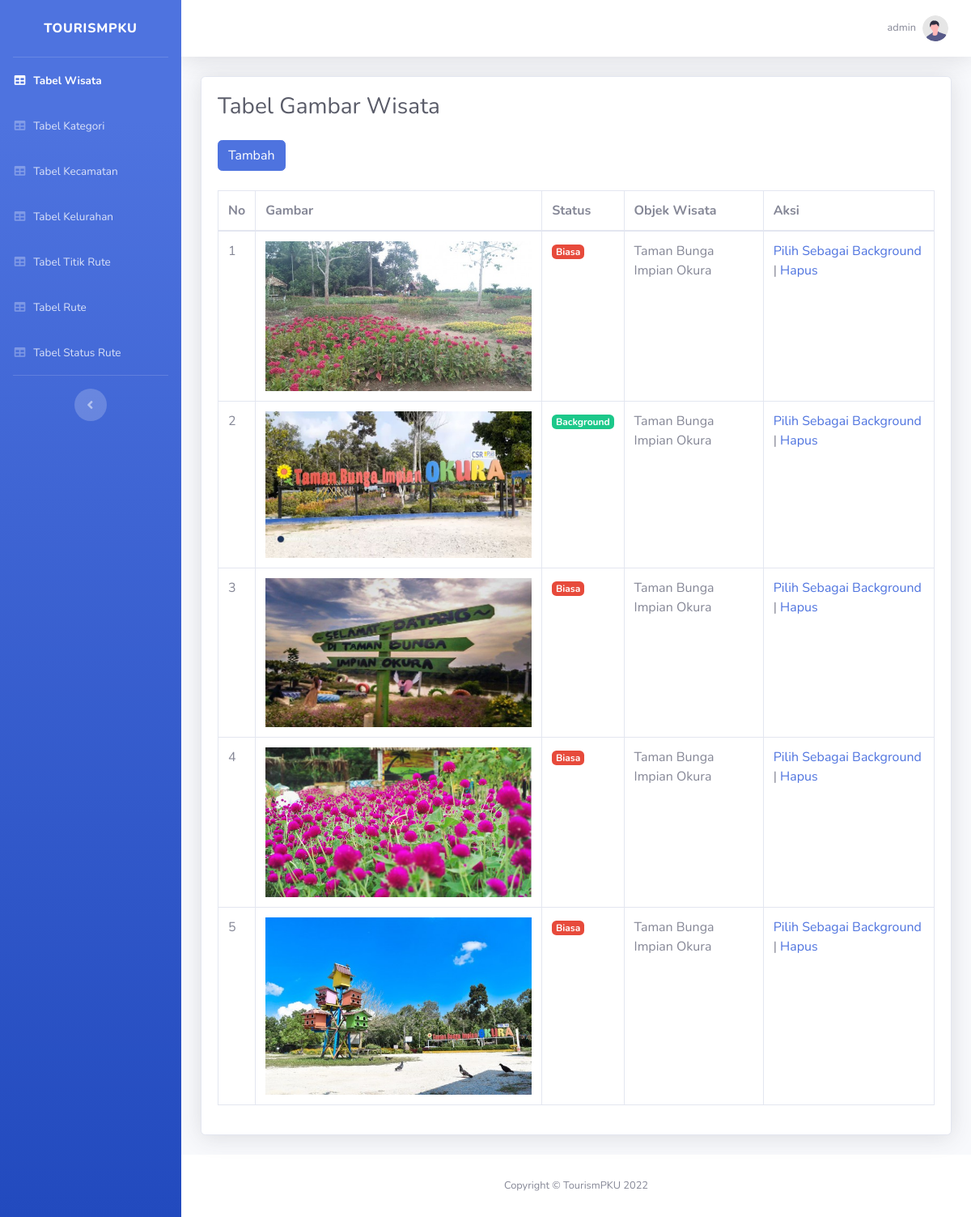
Page /gambar/list/2 on the committed database.
### tables this page shows
CREATE TABLE `gambar` (
  `id` int(11) NOT NULL,
  `url` varchar(255) NOT NULL,
  `wisata_id` int(11) NOT NULL
);

CREATE TABLE `wisata` (
  `id` int(11) NOT NULL,
  `nama` varchar(255) NOT NULL,
  `gambar` int(11) NOT NULL DEFAULT 0,
  `alamat` longtext NOT NULL,
  `jam_buka` longtext NOT NULL,
  `no_telp` varchar(15) NOT NULL,
  `kategori` varchar(255) NOT NULL,
  `rating` double NOT NULL,
  `lat_coord` double NOT NULL,
  `long_coord` double NOT NULL
);

### application/helpers/my_helper.php (called while the page is built, shortened)
<?php if (!defined('BASEPATH')) exit('No direct script access allowed');
function loadViews($self, $route, $data)
{
    $self->load->view('template/header', $data);
    $self->load->view($route);
}

### application/controllers/Gambar.php (called while the page is built, shortened)
<?php
class Gambar extends CI_Controller
{
	public function list($id)
	{
		$listGambar = $this->Gambar_model->get_all($id);
		$data = [
			"title" => "Table Gambar",
			"active" => "wisata",
			"wisata_id" => $id,
			"listGambar" => $listGambar,
		];
		loadViews($this, 'gambar/index', $data);
	}
}

### index.php (called while the page is built, shortened)
<?php
require_once BASEPATH.'core/CodeIgniter.php';

### application/models/Gambar_model.php (called while the page is built, shortened)
<?php
class Gambar_model extends CI_Model
{
    private $table = "gambar";
    function get_all($id)
    {
        $this->db->select('gambar.*, w.nama as nama_wisata, w.gambar as background');
        $this->db->join('wisata w', 'w.id = gambar.wisata_id');
        $this->db->where('wisata_id', $id);
        return $this->db->get($this->table)->result();
    }
}

### application/views/gambar/index.php (the view)
<div class="container-fluid">
    <div class="card shadow mb-4">
        <div class="card-body">
            <h1 class="h3 mb-4 text-dark">Tabel Gambar Wisata</h1>
            <a href="<?= site_url('gambar/tambah/' . $wisata_id) ?>" class="btn btn-primary mb-4">Tambah</a>
            <div class="table-responsive">
                <table class="table table-bordered" id="table-gambar" width="100%" cellspacing="0">
                    <thead>
                        <tr>
                            <th>No</th>
                            <th style="width:40%">Gambar</th>
                            <th>Status</th>
                            <th>Objek Wisata</th>
                            <th>Aksi</th>
                        </tr>
                    </thead>
                    <tbody>
                        <?php $no = 1; ?>
                        <?php foreach ($listGambar as $gambar) : ?>
                            <?php
                            $badge = '<span class="badge badge-success">Background</span>';
                            if ($gambar->id != $gambar->background) {
                                $badge = '<span class="badge badge-danger">Biasa</span>';
                            }
                            ?>
                            <tr>
                                <td><?= $no++ ?></td>
                                <td><img src="<?= base_url($gambar->url) ?>" class="img-fluid"></td>
                                <td><?= $badge ?></td>
                                <td><?= $gambar->nama_wisata ?></td>
                                <td>
                                    <a href="<?= site_url('gambar/pilih/' . $wisata_id . '/' . $gambar->id) ?>">Pilih Sebagai Background</a> |
                                    <a href="<?= site_url('gambar/hapus/' . $wisata_id . '/' . $gambar->id) ?>">Hapus</a>
                                </td>
                            </tr>
                        <?php endforeach; ?>
                    </tbody>
                </table>
            </div>
        </div>
    </div>
</div>

### rows in the picture
gambar: url (picture), shows "Biasa", wisata.nama "Taman Bunga Impian Okura"
gambar: url (picture), wisata.nama "Taman Bunga Impian Okura"
gambar: url (picture), shows "Biasa", wisata.nama "Taman Bunga Impian Okura"
gambar: url (picture), shows "Biasa", wisata.nama "Taman Bunga Impian Okura"
gambar: url (picture), shows "Biasa", wisata.nama "Taman Bunga Impian Okura"
